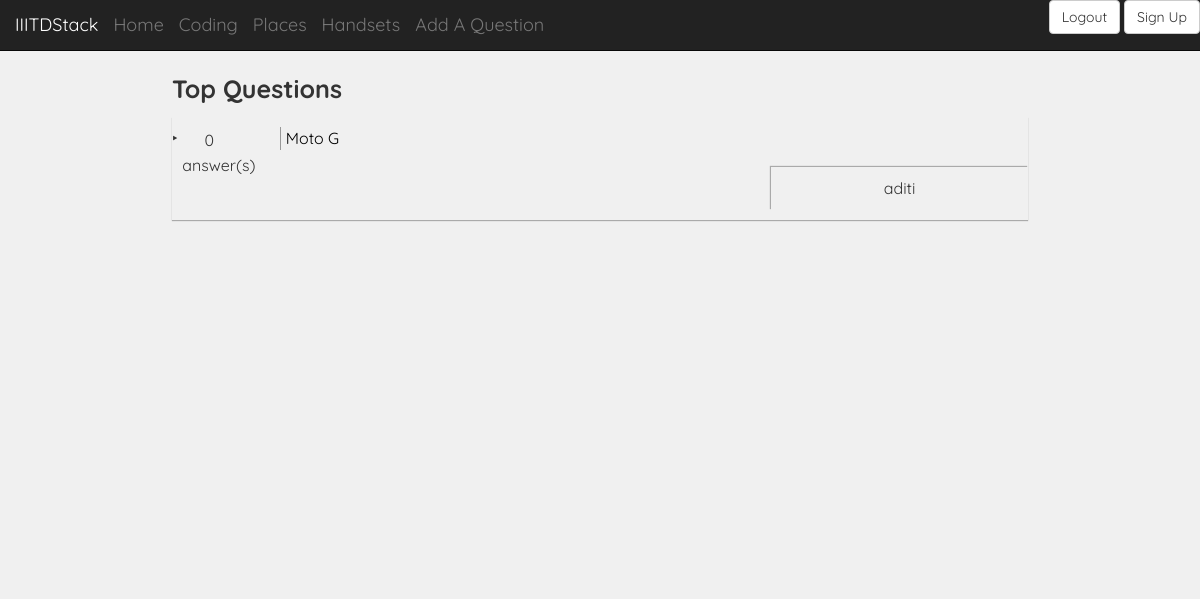
The app's page /handsets (signed in) with its own data.
### hacku/models.py (models this page shows, shortened)
class Question(models.Model) :
	name = models.CharField(max_length=200)
	heading = models.TextField()
	qText = models.TextField()
	pub_date = models.DateTimeField(auto_now=True)
	votes = models.IntegerField(default = 0)
	extra = models.TextField()
	extra1 = models.TextField()

### hacku/views.py (the view)
# urls.py: url(r'^handsets$', views.cat2, name='cat2'),
def cat2(request) :
	cat2_list=Question.objects.filter(extra="Handsets")
	context = { 'cat2_list':cat2_list}
	return render(request, 'handsets.html', context)

### hacku/templates/handsets.html (shortened to what this page needs)
{% load static %}
<!DOCTYPE html>
<html lang="en">
<head>
  <link href="{% static 'css/bootstrap.min.css' %}" rel="stylesheet">
  <link href="{% static 'css/styles.css' %}" rel="stylesheet">
</head>
<body>
<div id="top-nav" class="navbar navbar-inverse navbar-static-top">
  <div class="container-fluid">
    <div class="navbar-header">
      <a class="navbar-brand" href="#">IIITDStack</a>
      <a class="navbar-brand" href="/">Home</a>
     <a class="navbar-brand" href="/coding">Coding</a>
       <a class="navbar-brand" href="/places">Places</a>
       <a class="navbar-brand" href="/handsets">Handsets</a>
<a class="navbar-brand" href="/addQues">Add A Question</a>
    </div>
    <form id="upload_form" action="{% url 'index' %}" method="post">
            <ul class="nav navbar-nav navbar-right login_box">
                  {% if user.is_authenticated %}
                <a href="/abc" class="btn btn-default">Logout</a>
              {% else %}
              <input type="text" class="form-control" placeholder="Username" name="user1" id="user1">
              <input type="text" class="form-control" placeholder="Password" name="pass1" id="pass1">
              <button class="btn btn-default" type="submit" value="Login">Login</button>
              {% endif %}
              <a  href="/signup" class="btn btn-default">Sign Up</a>
            </ul>
  </form>
  </div>
</div>
<div class="container">
        <div class="header">
        <div class="theBody">
            <div class="category_head">Top Questions</div>
            {% if cat2_list %}
            <ul class="q_list">
            {% for ques in cat2_list %}
                <li>
                    <div class="ans_div"><span class="ans_count">{{ques.votes}}</span><span class="small_box_bottom_div">answer(s)</span>
                    </div>
                    <div class="question_area"><a href="/{{ ques.id }}/">{{ques.heading}}</a></div>
                    <div class="userName" style="text-align: center;
    box-shadow: -1px -1px 1px 0 #aaa;
    padding: 10px 5px;
    display: block;
    margin-left: 70%"><span>{{ques.name}}</span><br></div>
                </li>
                {% endfor %}
        </ul>
      {% else %}
          <p></p>
      {% endif %}
        </div>
    </div>
</body>
</html>

### hacku/static/css/styles.css (style rules this page uses)
.navbar-static-top { margin-bottom:20px; }
body { font-family: 'Quicksand', sans-serif; }
a { color: black; }
.userName { text-align: center; box-shadow: -1px -1px 1px 0 #aaa; padding: 10px 5px; display: block; margin-left: 70% }
body { background-color:#F0F0F0 }
* { padding: 0 px; margin: 0; }
.container { width: 886px; }
.theBody { width: 100%; height: auto; min-height: 500px; }
.q_list { margin: 0; padding: 0; width: 100%; height: auto; }
.q_list > li { display: block; width: 100%; box-shadow: 0px 1px 1px 0px #aaa; -webkit-box-shadow: 0px 1px 1px 0px #aaa; -moz-box-shadow: 0px 1px 1px 0px #aaa; -ms-box-shadow: 0px 1px 1px 0px #aaa; list-style: none; font-size: 16px; padding: 10px 0; }
.q_list > li:before { content: "\2023 \0020"; }
.q_list > li > div { vertical-align: top; text-align: justify; }
.q_list > li > div:nth-of-type(2) { box-shadow: -1px 0 0 0 #999; -webkit-box-shadow: -1px 0 0 0 #999; -moz-box-shadow: -1px 0 0 0 #999; -ms-box-shadow: -1px 0 0 0 #999; padding-left: 5px; }
.category_head { font-size:25px;font-weight:bold; padding-bottom:10px; }
.ans_div { display: inline-block; height: 40px; width: 11%; padding-right:20px; }
.ans_div span { display: block; padding-right:20px; }
.ans_div > span:first-of-type { padding: 2px 0; padding-right:20px;text-align: center; }
.question_area { display: inline-block; width: 79%; }
.question_area a { text-decoration: none; }

### records on screen
Question: votes "0", heading "Moto G", name "aditi"
